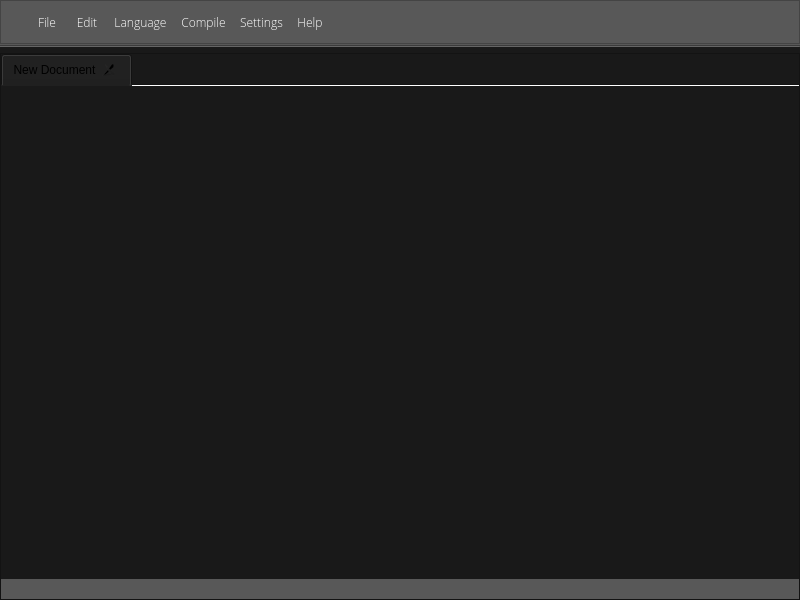
<?xml version="1.0" encoding="UTF-8"?>
<ui version="4.0">
 <class>MainWindow</class>
 <widget class="QMainWindow" name="MainWindow">
  <property name="geometry">
   <rect>
    <x>0</x>
    <y>0</y>
    <width>800</width>
    <height>600</height>
   </rect>
  </property>
  <property name="palette">
   <palette>
    <active>
     <colorrole role="Button">
      <brush brushstyle="SolidPattern">
       <color alpha="255">
        <red>25</red>
        <green>25</green>
        <blue>25</blue>
       </color>
      </brush>
     </colorrole>
     <colorrole role="Base">
      <brush brushstyle="SolidPattern">
       <color alpha="255">
        <red>25</red>
        <green>25</green>
        <blue>25</blue>
       </color>
      </brush>
     </colorrole>
     <colorrole role="Window">
      <brush brushstyle="SolidPattern">
       <color alpha="255">
        <red>25</red>
        <green>25</green>
        <blue>25</blue>
       </color>
      </brush>
     </colorrole>
    </active>
    <inactive>
     <colorrole role="Button">
      <brush brushstyle="SolidPattern">
       <color alpha="255">
        <red>25</red>
        <green>25</green>
        <blue>25</blue>
       </color>
      </brush>
     </colorrole>
     <colorrole role="Base">
      <brush brushstyle="SolidPattern">
       <color alpha="255">
        <red>25</red>
        <green>25</green>
        <blue>25</blue>
       </color>
      </brush>
     </colorrole>
     <colorrole role="Window">
      <brush brushstyle="SolidPattern">
       <color alpha="255">
        <red>25</red>
        <green>25</green>
        <blue>25</blue>
       </color>
      </brush>
     </colorrole>
    </inactive>
    <disabled>
     <colorrole role="Button">
      <brush brushstyle="SolidPattern">
       <color alpha="255">
        <red>25</red>
        <green>25</green>
        <blue>25</blue>
       </color>
      </brush>
     </colorrole>
     <colorrole role="Base">
      <brush brushstyle="SolidPattern">
       <color alpha="255">
        <red>25</red>
        <green>25</green>
        <blue>25</blue>
       </color>
      </brush>
     </colorrole>
     <colorrole role="Window">
      <brush brushstyle="SolidPattern">
       <color alpha="255">
        <red>25</red>
        <green>25</green>
        <blue>25</blue>
       </color>
      </brush>
     </colorrole>
    </disabled>
   </palette>
  </property>
  <property name="font">
   <font>
    <stylestrategy>PreferAntialias</stylestrategy>
   </font>
  </property>
  <property name="windowTitle">
   <string>TitaniumIDE</string>
  </property>
  <property name="styleSheet">
   <string notr="true">background-color:rgb(25, 25, 25);</string>
  </property>
  <widget class="QWidget" name="centralwidget">
   <property name="layoutDirection">
    <enum>Qt::LeftToRight</enum>
   </property>
   <property name="styleSheet">
    <string notr="true"/>
   </property>
   <layout class="QGridLayout" name="gridLayout_2">
    <property name="leftMargin">
     <number>0</number>
    </property>
    <property name="topMargin">
     <number>0</number>
    </property>
    <property name="rightMargin">
     <number>0</number>
    </property>
    <property name="bottomMargin">
     <number>0</number>
    </property>
    <item row="0" column="0">
     <widget class="QFrame" name="frame">
      <property name="sizePolicy">
       <sizepolicy hsizetype="Preferred" vsizetype="Fixed">
        <horstretch>0</horstretch>
        <verstretch>0</verstretch>
       </sizepolicy>
      </property>
      <property name="minimumSize">
       <size>
        <width>0</width>
        <height>25</height>
       </size>
      </property>
      <property name="maximumSize">
       <size>
        <width>16777215</width>
        <height>16777215</height>
       </size>
      </property>
      <property name="styleSheet">
       <string notr="true">background-color:rgb(88, 88, 88);
</string>
      </property>
      <property name="frameShape">
       <enum>QFrame::NoFrame</enum>
      </property>
      <property name="frameShadow">
       <enum>QFrame::Plain</enum>
      </property>
      <property name="lineWidth">
       <number>0</number>
      </property>
      <layout class="QVBoxLayout" name="verticalLayout">
       <property name="spacing">
        <number>0</number>
       </property>
       <property name="leftMargin">
        <number>0</number>
       </property>
       <property name="topMargin">
        <number>0</number>
       </property>
       <property name="rightMargin">
        <number>0</number>
       </property>
       <property name="bottomMargin">
        <number>0</number>
       </property>
       <item>
        <widget class="QFrame" name="frame_4">
         <property name="minimumSize">
          <size>
           <width>0</width>
           <height>0</height>
          </size>
         </property>
         <property name="maximumSize">
          <size>
           <width>16777215</width>
           <height>16777215</height>
          </size>
         </property>
         <property name="styleSheet">
          <string notr="true"/>
         </property>
         <property name="frameShape">
          <enum>QFrame::StyledPanel</enum>
         </property>
         <property name="frameShadow">
          <enum>QFrame::Raised</enum>
         </property>
         <layout class="QHBoxLayout" name="horizontalLayout">
          <property name="spacing">
           <number>0</number>
          </property>
          <item>
           <widget class="QLabel" name="label">
            <property name="maximumSize">
             <size>
              <width>16</width>
              <height>16</height>
             </size>
            </property>
            <property name="styleSheet">
             <string notr="true">border:none;</string>
            </property>
            <property name="text">
             <string/>
            </property>
            <property name="pixmap">
             <pixmap>../../TiOrange.png</pixmap>
            </property>
            <property name="scaledContents">
             <bool>true</bool>
            </property>
           </widget>
          </item>
          <item>
           <spacer name="horizontalSpacer_2">
            <property name="orientation">
             <enum>Qt::Horizontal</enum>
            </property>
            <property name="sizeType">
             <enum>QSizePolicy::Fixed</enum>
            </property>
            <property name="sizeHint" stdset="0">
             <size>
              <width>10</width>
              <height>20</height>
             </size>
            </property>
           </spacer>
          </item>
          <item>
           <widget class="QToolButton" name="fileButton">
            <property name="enabled">
             <bool>true</bool>
            </property>
            <property name="minimumSize">
             <size>
              <width>40</width>
              <height>20</height>
             </size>
            </property>
            <property name="font">
             <font>
              <family>Open Sans Light</family>
              <pointsize>9</pointsize>
              <weight>50</weight>
              <italic>false</italic>
              <bold>false</bold>
              <strikeout>false</strikeout>
              <stylestrategy>PreferDefault</stylestrategy>
              <kerning>true</kerning>
             </font>
            </property>
            <property name="focusPolicy">
             <enum>Qt::NoFocus</enum>
            </property>
            <property name="contextMenuPolicy">
             <enum>Qt::NoContextMenu</enum>
            </property>
            <property name="styleSheet">
             <string notr="true">#fileButton
{
   background-color:none;
   color:white;
}
#fileButton:hover
{
   background-color:rgb(77, 77, 77);
   color:white;
   border: 0.5px solid rgb(38, 38, 38);
   border-top-right-radius: 3px;
   border-top-left-radius: 3px;
   border-bottom-right-radius: 3px;
   border-bottom-left-radius: 3px;
}
#fileButton:pressed
{
   background-color:rgb(55, 55, 55);
   color:white;
   border: 0.5px solid rgb(38, 38, 38);
   border-top-right-radius: 3px;
   border-top-left-radius: 3px;
   border-bottom-right-radius: 3px;
   border-bottom-left-radius: 3px;
}
</string>
            </property>
            <property name="text">
             <string>File</string>
            </property>
            <property name="checkable">
             <bool>false</bool>
            </property>
            <property name="popupMode">
             <enum>QToolButton::DelayedPopup</enum>
            </property>
            <property name="autoRaise">
             <bool>true</bool>
            </property>
           </widget>
          </item>
          <item>
           <widget class="QToolButton" name="editButton">
            <property name="enabled">
             <bool>true</bool>
            </property>
            <property name="minimumSize">
             <size>
              <width>40</width>
              <height>20</height>
             </size>
            </property>
            <property name="font">
             <font>
              <family>Open Sans Light</family>
              <pointsize>9</pointsize>
              <weight>50</weight>
              <italic>false</italic>
              <bold>false</bold>
              <strikeout>false</strikeout>
              <stylestrategy>PreferDefault</stylestrategy>
              <kerning>true</kerning>
             </font>
            </property>
            <property name="focusPolicy">
             <enum>Qt::NoFocus</enum>
            </property>
            <property name="contextMenuPolicy">
             <enum>Qt::NoContextMenu</enum>
            </property>
            <property name="styleSheet">
             <string notr="true">#editButton {
   background-color:none;
   color:white;
}
#editButton:hover
{
   background-color:rgb(77, 77, 77);
   color:white;
   border: 0.5px solid rgb(38, 38, 38);
   border-top-right-radius: 3px;
   border-top-left-radius: 3px;
   border-bottom-right-radius: 3px;
   border-bottom-left-radius: 3px;
}
#editButton:pressed
{
   background-color:rgb(55, 55, 55);
   color:white;
   border: 0.5px solid rgb(38, 38, 38);
   border-top-right-radius: 3px;
   border-top-left-radius: 3px;
   border-bottom-right-radius: 3px;
   border-bottom-left-radius: 3px;
}
</string>
            </property>
            <property name="text">
             <string>Edit</string>
            </property>
            <property name="checkable">
             <bool>false</bool>
            </property>
            <property name="popupMode">
             <enum>QToolButton::DelayedPopup</enum>
            </property>
            <property name="autoRaise">
             <bool>true</bool>
            </property>
           </widget>
          </item>
          <item>
           <widget class="QToolButton" name="languageButton">
            <property name="enabled">
             <bool>true</bool>
            </property>
            <property name="minimumSize">
             <size>
              <width>40</width>
              <height>20</height>
             </size>
            </property>
            <property name="font">
             <font>
              <family>Open Sans Light</family>
              <pointsize>9</pointsize>
              <weight>50</weight>
              <italic>false</italic>
              <bold>false</bold>
              <strikeout>false</strikeout>
              <stylestrategy>PreferDefault</stylestrategy>
              <kerning>true</kerning>
             </font>
            </property>
            <property name="focusPolicy">
             <enum>Qt::NoFocus</enum>
            </property>
            <property name="contextMenuPolicy">
             <enum>Qt::NoContextMenu</enum>
            </property>
            <property name="styleSheet">
             <string notr="true">#languageButton {
   background-color:none;
   color:white;
}
#languageButton:hover
{
   background-color:rgb(77, 77, 77);
   color:white;
   border: 0.5px solid rgb(38, 38, 38);
   border-top-right-radius: 3px;
   border-top-left-radius: 3px;
   border-bottom-right-radius: 3px;
   border-bottom-left-radius: 3px;
}
#languageButton:pressed
{
   background-color:rgb(55, 55, 55);
   color:white;
   border: 0.5px solid rgb(38, 38, 38);
   border-top-right-radius: 3px;
   border-top-left-radius: 3px;
   border-bottom-right-radius: 3px;
   border-bottom-left-radius: 3px;
}
</string>
            </property>
            <property name="text">
             <string>Language</string>
            </property>
            <property name="checkable">
             <bool>false</bool>
            </property>
            <property name="popupMode">
             <enum>QToolButton::DelayedPopup</enum>
            </property>
            <property name="autoRaise">
             <bool>true</bool>
            </property>
           </widget>
          </item>
          <item>
           <widget class="QToolButton" name="compileButton">
            <property name="enabled">
             <bool>true</bool>
            </property>
            <property name="minimumSize">
             <size>
              <width>40</width>
              <height>20</height>
             </size>
            </property>
            <property name="font">
             <font>
              <family>Open Sans Light</family>
              <pointsize>9</pointsize>
              <weight>50</weight>
              <italic>false</italic>
              <bold>false</bold>
              <strikeout>false</strikeout>
              <stylestrategy>PreferDefault</stylestrategy>
              <kerning>true</kerning>
             </font>
            </property>
            <property name="focusPolicy">
             <enum>Qt::NoFocus</enum>
            </property>
            <property name="contextMenuPolicy">
             <enum>Qt::NoContextMenu</enum>
            </property>
            <property name="styleSheet">
             <string notr="true">#compileButton {
   background-color:none;
   color:white;
}
#compileButton:hover
{
   background-color:rgb(77, 77, 77);
   color:white;
   border: 0.5px solid rgb(38, 38, 38);
   border-top-right-radius: 3px;
   border-top-left-radius: 3px;
   border-bottom-right-radius: 3px;
   border-bottom-left-radius: 3px;
}
#compileButton:pressed
{
   background-color:rgb(55, 55, 55);
   color:white;
   border: 0.5px solid rgb(38, 38, 38);
   border-top-right-radius: 3px;
   border-top-left-radius: 3px;
   border-bottom-right-radius: 3px;
   border-bottom-left-radius: 3px;
}
</string>
            </property>
            <property name="text">
             <string>Compile</string>
            </property>
            <property name="checkable">
             <bool>false</bool>
            </property>
            <property name="popupMode">
             <enum>QToolButton::DelayedPopup</enum>
            </property>
            <property name="autoRaise">
             <bool>true</bool>
            </property>
           </widget>
          </item>
          <item>
           <widget class="QToolButton" name="settingsButton">
            <property name="enabled">
             <bool>true</bool>
            </property>
            <property name="minimumSize">
             <size>
              <width>40</width>
              <height>20</height>
             </size>
            </property>
            <property name="font">
             <font>
              <family>Open Sans Light</family>
              <pointsize>9</pointsize>
              <weight>50</weight>
              <italic>false</italic>
              <bold>false</bold>
              <strikeout>false</strikeout>
              <stylestrategy>PreferDefault</stylestrategy>
              <kerning>true</kerning>
             </font>
            </property>
            <property name="focusPolicy">
             <enum>Qt::NoFocus</enum>
            </property>
            <property name="contextMenuPolicy">
             <enum>Qt::NoContextMenu</enum>
            </property>
            <property name="styleSheet">
             <string notr="true">#settingsButton {
   background-color:none;
   color:white;
}
#settingsButton:hover
{
   background-color:rgb(77, 77, 77);
   color:white;
   border: 0.5px solid rgb(38, 38, 38);
   border-top-right-radius: 3px;
   border-top-left-radius: 3px;
   border-bottom-right-radius: 3px;
   border-bottom-left-radius: 3px;
}
#settingsButton:pressed
{
   background-color:rgb(55, 55, 55);
   color:white;
   border: 0.5px solid rgb(38, 38, 38);
   border-top-right-radius: 3px;
   border-top-left-radius: 3px;
   border-bottom-right-radius: 3px;
   border-bottom-left-radius: 3px;
}
</string>
            </property>
            <property name="text">
             <string>Settings</string>
            </property>
            <property name="checkable">
             <bool>false</bool>
            </property>
            <property name="popupMode">
             <enum>QToolButton::DelayedPopup</enum>
            </property>
            <property name="autoRaise">
             <bool>true</bool>
            </property>
           </widget>
          </item>
          <item>
           <widget class="QToolButton" name="helpButton">
            <property name="enabled">
             <bool>true</bool>
            </property>
            <property name="minimumSize">
             <size>
              <width>40</width>
              <height>20</height>
             </size>
            </property>
            <property name="font">
             <font>
              <family>Open Sans Light</family>
              <pointsize>9</pointsize>
              <weight>50</weight>
              <italic>false</italic>
              <bold>false</bold>
              <strikeout>false</strikeout>
              <stylestrategy>PreferDefault</stylestrategy>
              <kerning>true</kerning>
             </font>
            </property>
            <property name="focusPolicy">
             <enum>Qt::NoFocus</enum>
            </property>
            <property name="contextMenuPolicy">
             <enum>Qt::NoContextMenu</enum>
            </property>
            <property name="styleSheet">
             <string notr="true">#helpButton {
   background-color:none;
   color:white;
}
#helpButton:hover
{
   background-color:rgb(77, 77, 77);
   color:white;
   border: 0.5px solid rgb(38, 38, 38);
   border-top-right-radius: 3px;
   border-top-left-radius: 3px;
   border-bottom-right-radius: 3px;
   border-bottom-left-radius: 3px;
}
#helpButton:pressed
{
   background-color:rgb(55, 55, 55);
   color:white;
   border: 0.5px solid rgb(38, 38, 38);
   border-top-right-radius: 3px;
   border-top-left-radius: 3px;
   border-bottom-right-radius: 3px;
   border-bottom-left-radius: 3px;
}
</string>
            </property>
            <property name="text">
             <string>Help</string>
            </property>
            <property name="checkable">
             <bool>false</bool>
            </property>
            <property name="popupMode">
             <enum>QToolButton::DelayedPopup</enum>
            </property>
            <property name="autoRaise">
             <bool>true</bool>
            </property>
           </widget>
          </item>
          <item>
           <spacer name="horizontalSpacer">
            <property name="orientation">
             <enum>Qt::Horizontal</enum>
            </property>
            <property name="sizeHint" stdset="0">
             <size>
              <width>30</width>
              <height>20</height>
             </size>
            </property>
           </spacer>
          </item>
         </layout>
        </widget>
       </item>
       <item>
        <widget class="Line" name="line">
         <property name="styleSheet">
          <string notr="true">margin-bottom:-2.51</string>
         </property>
         <property name="orientation">
          <enum>Qt::Horizontal</enum>
         </property>
        </widget>
       </item>
      </layout>
     </widget>
    </item>
    <item row="1" column="0">
     <widget class="QFrame" name="frame_2">
      <property name="frameShape">
       <enum>QFrame::StyledPanel</enum>
      </property>
      <property name="frameShadow">
       <enum>QFrame::Raised</enum>
      </property>
      <layout class="QGridLayout" name="gridLayout">
       <property name="leftMargin">
        <number>0</number>
       </property>
       <property name="topMargin">
        <number>0</number>
       </property>
       <property name="rightMargin">
        <number>0</number>
       </property>
       <property name="bottomMargin">
        <number>0</number>
       </property>
       <property name="spacing">
        <number>0</number>
       </property>
       <item row="1" column="0">
        <widget class="QFrame" name="frame_3">
         <property name="minimumSize">
          <size>
           <width>0</width>
           <height>20</height>
          </size>
         </property>
         <property name="styleSheet">
          <string notr="true">background-color:rgb(88, 88, 88);</string>
         </property>
         <property name="frameShape">
          <enum>QFrame::NoFrame</enum>
         </property>
         <property name="frameShadow">
          <enum>QFrame::Sunken</enum>
         </property>
        </widget>
       </item>
       <item row="0" column="0">
        <widget class="QTabWidget" name="tabWidget">
         <property name="focusPolicy">
          <enum>Qt::StrongFocus</enum>
         </property>
         <property name="styleSheet">
          <string notr="true">border:none;</string>
         </property>
         <property name="currentIndex">
          <number>0</number>
         </property>
         <property name="elideMode">
          <enum>Qt::ElideLeft</enum>
         </property>
         <property name="documentMode">
          <bool>true</bool>
         </property>
         <property name="tabsClosable">
          <bool>true</bool>
         </property>
         <property name="movable">
          <bool>true</bool>
         </property>
         <property name="tabBarAutoHide">
          <bool>false</bool>
         </property>
         <widget class="QWidget" name="tab">
          <property name="styleSheet">
           <string notr="true">border:none;</string>
          </property>
          <attribute name="title">
           <string>New Document</string>
          </attribute>
          <layout class="QVBoxLayout" name="verticalLayout_3">
           <property name="leftMargin">
            <number>0</number>
           </property>
           <property name="topMargin">
            <number>0</number>
           </property>
           <property name="rightMargin">
            <number>0</number>
           </property>
           <property name="bottomMargin">
            <number>0</number>
           </property>
           <item>
            <widget class="QTextEdit" name="textEdit">
             <property name="font">
              <font>
               <family>Open Sans</family>
               <pointsize>9</pointsize>
              </font>
             </property>
             <property name="styleSheet">
              <string notr="true">color:white;</string>
             </property>
             <property name="frameShape">
              <enum>QFrame::NoFrame</enum>
             </property>
             <property name="frameShadow">
              <enum>QFrame::Plain</enum>
             </property>
            </widget>
           </item>
          </layout>
         </widget>
        </widget>
       </item>
      </layout>
     </widget>
    </item>
   </layout>
  </widget>
 </widget>
 <resources/>
 <connections/>
</ui>
